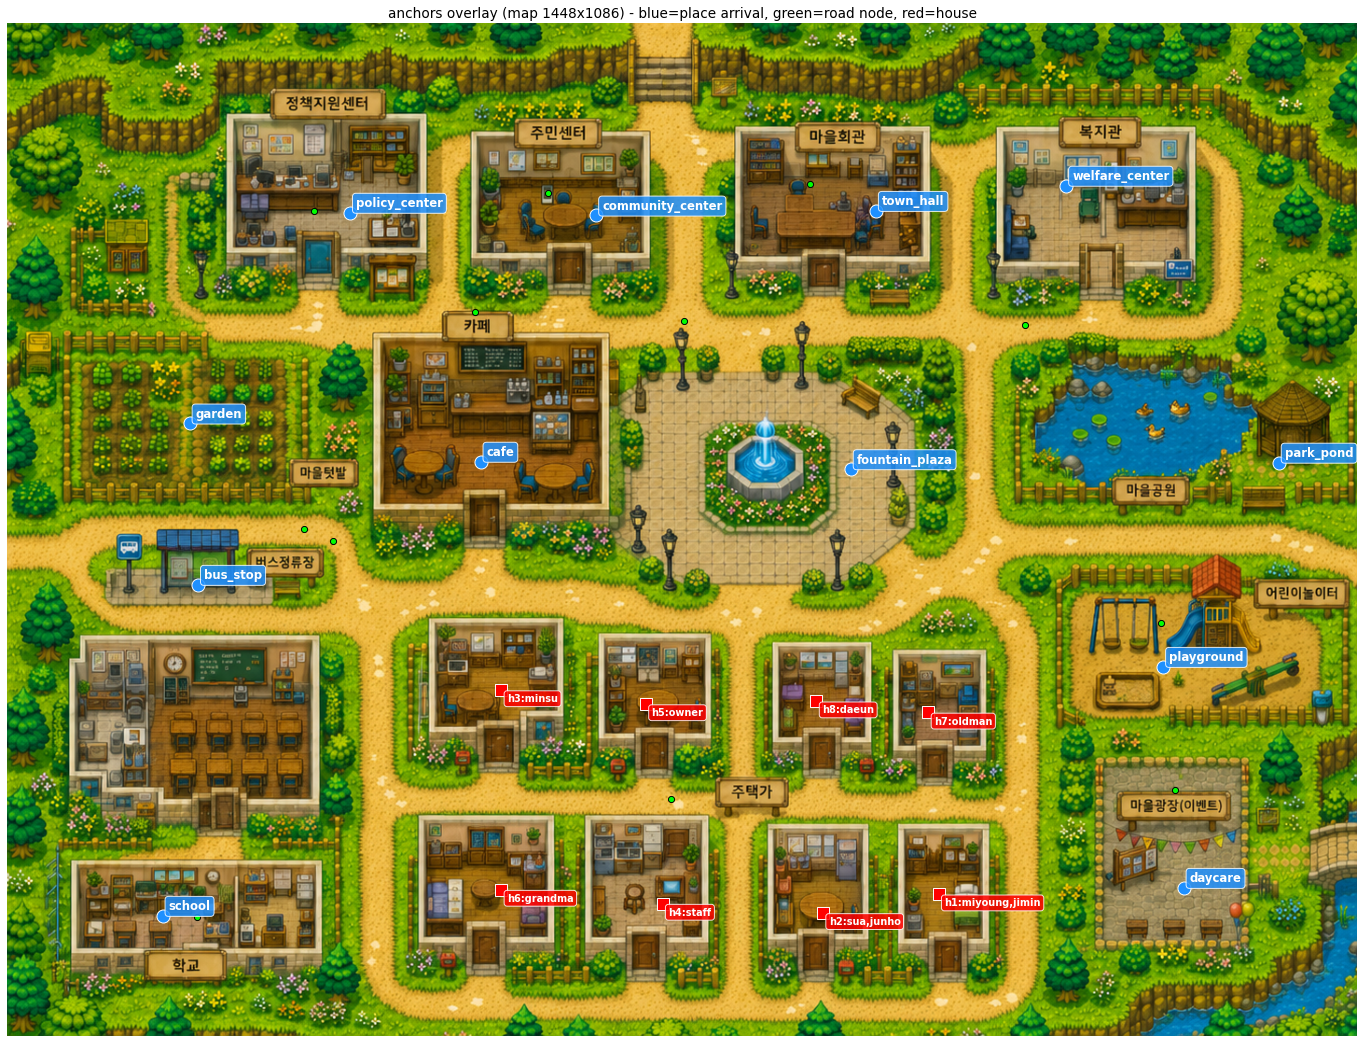

Generate this figure with Python:
# -*- coding: utf-8 -*-
"""_anchor_overlay.py — 현재 anchors(집·장소)를 map.png 에 겹쳐 그려 어긋난 좌표를 눈으로 찾는다.

라벨은 영문 key/id 로(matplotlib 한글 폰트 회피). 장소=파랑(arrival), 집=빨강(pos),
참고로 각 장소의 도로 노드(path_data)도 작은 초록 점으로 표시해 'anchor vs 도로' 거리를 본다.
"""
import json
import os

import matplotlib
matplotlib.use("Agg")
import matplotlib.pyplot as plt
import matplotlib.image as mpimg

HERE = os.path.dirname(os.path.abspath(__file__))


def _load(name):
    with open(os.path.join(HERE, name), encoding="utf-8") as f:
        return json.load(f)


anchors = _load("anchors.json")
locations = _load(os.path.join("data", "locations.json"))["locations"]
img = mpimg.imread(os.path.join(HERE, "assets", "map.png"))
H, W = img.shape[0], img.shape[1]

# 도로 노드 좌표(path_data.json): {nodes:{custom_N:[x,y]}} 형태 추정 — 유연 처리
nodes = {}
try:
    pd = _load("path_data.json")
    raw = pd.get("nodes", pd) if isinstance(pd, dict) else {}
    for k, v in (raw.items() if isinstance(raw, dict) else []):
        if isinstance(v, (list, tuple)) and len(v) >= 2:
            nodes[k] = (v[0], v[1])
        elif isinstance(v, dict) and "x" in v:
            nodes[k] = (v["x"], v["y"])
except Exception as e:
    print("path_data 로드 실패(노드 생략):", e)

loc_node = {l["key"]: l.get("node") for l in locations}

fig, ax = plt.subplots(figsize=(20, 15))
ax.imshow(img)

# 장소 도로 노드(초록)
for key, nkey in loc_node.items():
    if nkey in nodes:
        nx, ny = nodes[nkey]
        ax.scatter([nx], [ny], c="lime", s=40, edgecolors="black", zorder=4)

# 장소 arrival(파랑)
for key, p in anchors.get("places", {}).items():
    if not p.get("arrival"):
        continue
    x, y = p["arrival"]
    ax.scatter([x], [y], c="dodgerblue", s=180, edgecolors="white", zorder=6, marker="o")
    ax.annotate(key, (x, y), color="white", fontsize=12, weight="bold", zorder=7,
                xytext=(6, 6), textcoords="offset points",
                bbox=dict(boxstyle="round", fc="dodgerblue", ec="white", alpha=0.85))

# 집 pos(빨강) + 거주자
for h in anchors.get("houses", []):
    if not h.get("pos"):
        continue
    x, y = h["pos"]
    res = ",".join(h.get("residents", []))
    ax.scatter([x], [y], c="red", s=160, edgecolors="white", zorder=6, marker="s")
    ax.annotate(f"{h.get('id')}:{res}", (x, y), color="white", fontsize=10, weight="bold", zorder=7,
                xytext=(6, -12), textcoords="offset points",
                bbox=dict(boxstyle="round", fc="red", ec="white", alpha=0.85))

ax.set_xlim(0, W)
ax.set_ylim(H, 0)
ax.axis("off")
ax.set_title(f"anchors overlay (map {W}x{H}) - blue=place arrival, green=road node, red=house",
             fontsize=14)
plt.tight_layout()
out = os.path.join(HERE, "_anchor_overlay.png")
plt.savefig(out, dpi=70, bbox_inches="tight")
print("saved", out, "| map", W, "x", H, "| places",
      len(anchors.get("places", {})), "| houses", len(anchors.get("houses", [])),
      "| nodes", len(nodes))
